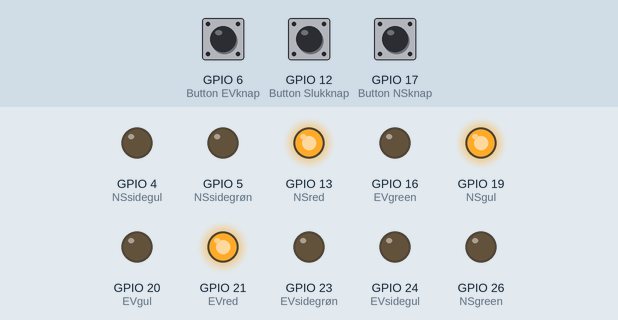
This program was run on a simulated Raspberry Pi (BCM pin numbers). Parts: output pins drawn as LEDs (lit = HIGH). Inputs (shaded band) come from the test bench; at power-on: GPIO 6 (Button EVknap) HIGH, GPIO 17 (Button NSknap) HIGH, GPIO 12 (Button Slukknap) HIGH. The clock reads 2024-03-15 10:24:30 at power-on unless the program sets it; the camera gives no picture and a still takes 0.5 s; what the program prints to the terminal is not drawn.

Above: at 5.0 s.
5.1 s: GPIO 6 (Button EVknap) pulled LOW for 1.35 s
At 10.7 s:
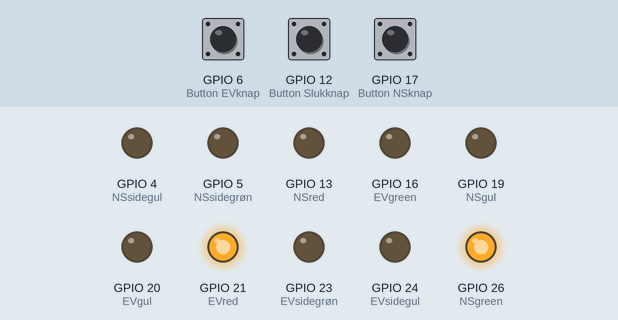
17.9 s: GPIO 6 (Button EVknap) pulled LOW for 3.2 s
At 22.6 s:
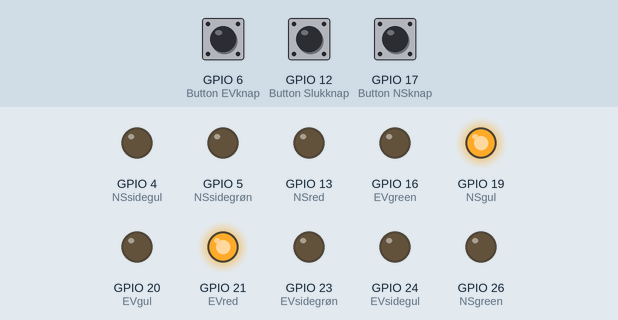
32.5 s: GPIO 17 (Button NSknap) pulled LOW for 1.35 s
At 45.9 s:
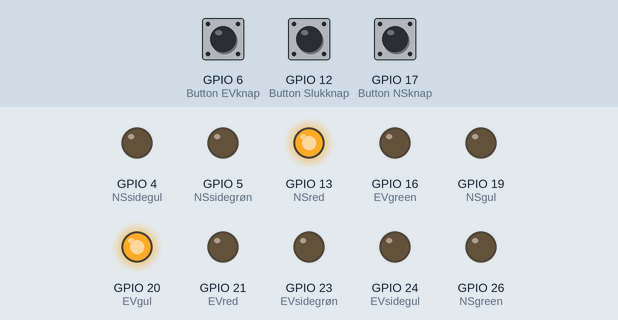
56.7 s: GPIO 17 (Button NSknap) pulled LOW for 3.2 s
At 58.3 s:
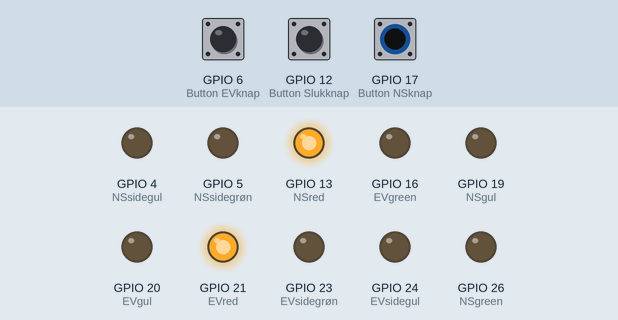
Timing chart, 0 to 59.8 s (numbered marks = the images above; inputs shaded):
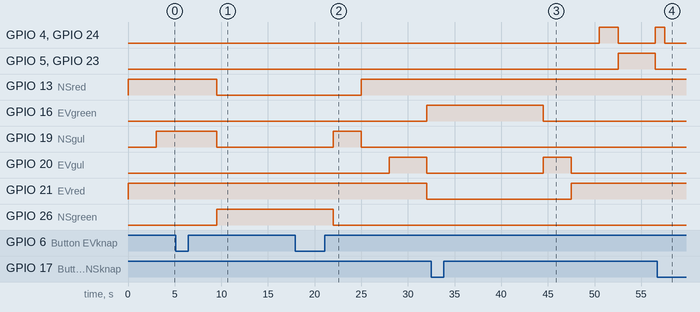

Measured:
- after the input at 5.1 s, GPIO 13 (NSred): HIGH → LOW after 4.4 s instead of 1.9 s
- after the input at 17.9 s, GPIO 13 (NSred): LOW → HIGH after 7.1 s instead of 4.6 s; GPIO 16 (EVgreen): LOW → HIGH after 14.1 s instead of 11.6 s; GPIO 21 (EVred): HIGH → LOW after 14.1 s instead of 11.6 s; GPIO 26 (NSgreen): HIGH → LOW after 4.1 s instead of 1.6 s
- after the input at 32.5 s, GPIO 16 (EVgreen): HIGH → LOW after 12.0 s instead of 9.5 s; GPIO 21 (EVred): LOW → HIGH after 15.0 s instead of 12.5 s
- after the input at 56.7 s, GPIO 19 (NSgul): stays LOW (without the input it goes to HIGH after 3.8 s)

The program:

Lyskryds_RPI.py
```python
#Statemachine til beskrivelse af livets gang
from gpiozero import LED
from gpiozero import Button
from time import sleep
from picamera import PiCamera
from datetime import datetime

NSred= LED(13)
NSgul=LED(19)
NSgreen=LED(26)
NSsidegul=LED(4)
NSsidegrøn=LED(5)

EVred=LED(21)
EVgul=LED(20)
EVgreen=LED(16)
EVsidegul=LED(24)
EVsidegrøn=LED(23)

NSknap = Button(17)#blå
EVknap = Button(6)#gul
Slukknap = Button(12)#rød

Sidetilside = 0
Svingbanetur = 0

camera=PiCamera()
dato= datetime.now().strftime("%Y_%m_%d-%I_%M_%S_%p")
print("Dato=",dato)

def biloverNS():
    sleep(0.5)
    if NSknap.is_pressed:
        print("Bil køre over rød NS")
    sleep(0.5)
    if NSknap.is_pressed:
        print("Bil køre over for maget rød NS")
        tagbillede()

def biloverEV():
    sleep(0.5)
    if EVknap.is_pressed:
        print("Bil køre over rød EV")
    sleep(0.5)
    if EVknap.is_pressed:
        print("Bil køre over for maget rød EV")
        tagbillede()

def tagbillede():
    global dato
    camera.start_preview
    sleep(2)
    camera.capture('/home/pi/Desktop/'+dato+'.jpg')
    camera.stop_preview
    dato=dato+".jpg"

def Stop():
    EVsidegul.off()
    NSsidegul.off()
    NSgul.off()
    EVgul.off()
    NSred.off()
    EVred.off()
    NSsidegrøn.off()
    EVsidegrøn.off()
    NSgreen.off()
    EVgreen.off()

def Rød():
    global Sidetilside
    global svingbanetur
    EVsidegul.off()
    NSsidegul.off()
    NSgul.off()
    EVgul.off()
    print ('\x1b[6;30;41m' + " Rød! stop " + '\x1b[0m''   \x1b[6;30;41m' + " Rød! stop " + '\x1b[0m')
    NSred.on()
    EVred.on()
    biloverEV()
    biloverNS()
    sleep(1)
    if Svingbanetur == 2:
        return SvingbaneRødGul()
    if Sidetilside == 0:
        return RødGulNS()
    elif Sidetilside == 1:
        return RødGulVØ()
#Svingbane
def SvingbaneRødGul():
    print ('\x1b[6;30;43m' + "RødGul! pil" + '\x1b[0m''   \x1b[6;30;43m' + "RødGul! pil" + '\x1b[0m')
    EVsidegul.on()
    NSsidegul.on()
    sleep(2)
    return SvingbaneGrøn()
def SvingbaneGrøn():
    global Svingbanetur
    EVsidegul.off()
    NSsidegul.off()
    print ('\x1b[7;32;40m' + " Grøn! pil " + '\x1b[0m''   \x1b[7;32;40m' + " Grøn! pil " + '\x1b[0m')
    NSsidegrøn.on()
    EVsidegrøn.on()
    sleep(4)
    Svingbanetur = 0
    return SvingbaneGul()
def SvingbaneGul():
    global Svingbanetur
    NSsidegrøn.off()
    EVsidegrøn.off()
    print ('\x1b[6;30;43m' + " Gul! pil  " + '\x1b[0m''   \x1b[6;30;43m' + " Gul! pil  " + '\x1b[0m')
    EVsidegul.on()
    NSsidegul.on()
    sleep(1)
    return Rød()
#NS
def GrønNS():
    NSred.off()
    NSgul.off()
    print ('\x1b[7;32;40m' + " Grøn! Kør " + '\x1b[0m''   \x1b[6;30;41m' + " Rød! stop " + '\x1b[0m')
    NSgreen.on()
    sleep(1)
    biloverEV()
#    print ('\x1b[7;32;40m' + " Grøn! pil " + '\x1b[0m')
    sleep(1)
    biloverEV()
    sleep(1)
    biloverEV()
    sleep(1)
    biloverEV()
    sleep(1)
    biloverEV()
    return GulNS()

def RødGulNS():
    print ('\x1b[6;30;43m' + "RødGul! Kør" + '\x1b[0m''   \x1b[6;30;41m' + " Rød! stop " + '\x1b[0m')
    NSgul.on()
    biloverEV()
    sleep(1)
    biloverEV()
    sleep(1)
    return GrønNS()

def GulNS():
    global Sidetilside
    global Svingbanetur
    NSgreen.off()
    print ('\x1b[6;30;43m' + " Gul! stop " + '\x1b[0m''   \x1b[6;30;41m' + " Rød! stop " + '\x1b[0m')
    NSgul.on()
    biloverNS()
    biloverEV()
    sleep(1)
    Sidetilside = 1
    Svingbanetur += 1
    return Rød()

#VØ
def GrønVØ():
    EVgul.off()
    EVred.off()
    print ('\x1b[6;30;41m' + " Rød! stop " + '\x1b[0m''   \x1b[7;32;40m' + " Grøn! Kør " + '\x1b[0m')
    EVgreen.on()
    biloverNS()
    sleep(1)
#    print ('              \x1b[7;32;40m' + " Grøn! pil " + '\x1b[0m')
    biloverNS()
    sleep(1)
    biloverNS()
    sleep(1)
    biloverNS()
    sleep(1)
    biloverNS()
    sleep(1)
    return GulVØ()

def RødGulVØ():
    print ('\x1b[6;30;41m' + " Rød! stop " + '\x1b[0m''   \x1b[6;30;43m' + "RødGul! Kør" + '\x1b[0m')
    EVgul.on()
    biloverNS()
    sleep(1)
    biloverNS()
    sleep(1)
    return GrønVØ()

def GulVØ():
    global Sidetilside
    global Svingbanetur
    EVgreen.off()
    print ('\x1b[6;30;41m' + " Rød! stop " + '\x1b[0m''   \x1b[6;30;43m' + " Gul! stop " + '\x1b[0m')
    EVgul.on()
    biloverEV()
    biloverNS()
    sleep(1)
    Sidetilside = 0
    Svingbanetur += 1
    return Rød()


state=Rød()
while True:
    while state: state=Rød()  # starter statemachine
    print ("Done with states")
```
